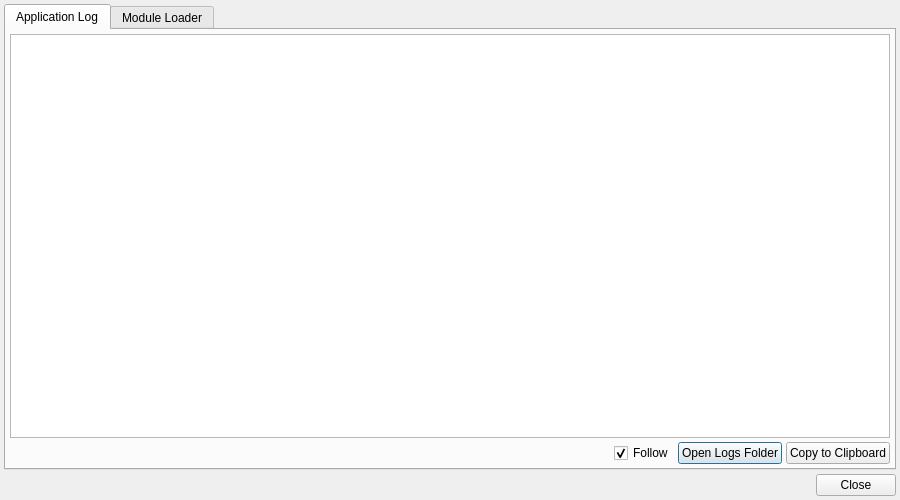
<?xml version="1.0" encoding="UTF-8"?>
<ui version="4.0">
 <class>LogViewDialog</class>
 <widget class="QDialog" name="LogViewDialog">
  <property name="geometry">
   <rect>
    <x>0</x>
    <y>0</y>
    <width>900</width>
    <height>500</height>
   </rect>
  </property>
  <property name="windowTitle">
   <string>Syntalos Logs</string>
  </property>
  <layout class="QVBoxLayout" name="verticalLayout">
   <property name="spacing">
    <number>4</number>
   </property>
   <property name="leftMargin">
    <number>4</number>
   </property>
   <property name="topMargin">
    <number>4</number>
   </property>
   <property name="rightMargin">
    <number>4</number>
   </property>
   <property name="bottomMargin">
    <number>4</number>
   </property>
   <item>
    <widget class="QTabWidget" name="tabWidget">
     <property name="currentIndex">
      <number>0</number>
     </property>
     <widget class="QWidget" name="tabAppLog">
      <attribute name="icon">
       <iconset theme="text-x-log"/>
      </attribute>
      <attribute name="title">
       <string>Application Log</string>
      </attribute>
      <layout class="QVBoxLayout" name="appLogLayout">
       <property name="spacing">
        <number>4</number>
       </property>
       <property name="leftMargin">
        <number>4</number>
       </property>
       <property name="topMargin">
        <number>4</number>
       </property>
       <property name="rightMargin">
        <number>4</number>
       </property>
       <property name="bottomMargin">
        <number>4</number>
       </property>
       <item>
        <widget class="QPlainTextEdit" name="logView">
         <property name="undoRedoEnabled">
          <bool>false</bool>
         </property>
         <property name="lineWrapMode">
          <enum>QPlainTextEdit::LineWrapMode::NoWrap</enum>
         </property>
         <property name="readOnly">
          <bool>true</bool>
         </property>
        </widget>
       </item>
       <item>
        <layout class="QHBoxLayout" name="appLogBottomLayout">
         <item>
          <widget class="QLabel" name="lblFilePath">
           <property name="text">
            <string/>
           </property>
           <property name="textInteractionFlags">
            <set>Qt::TextInteractionFlag::TextSelectableByMouse</set>
           </property>
          </widget>
         </item>
         <item>
          <spacer name="horizontalSpacer">
           <property name="orientation">
            <enum>Qt::Orientation::Horizontal</enum>
           </property>
           <property name="sizeHint" stdset="0">
            <size>
             <width>40</width>
             <height>20</height>
            </size>
           </property>
          </spacer>
         </item>
         <item>
          <widget class="QCheckBox" name="cbFollow">
           <property name="toolTip">
            <string>Automatically scroll to new log messages</string>
           </property>
           <property name="text">
            <string>Follow</string>
           </property>
           <property name="checked">
            <bool>true</bool>
           </property>
          </widget>
         </item>
         <item>
          <widget class="QPushButton" name="btnOpenFolder">
           <property name="toolTip">
            <string>Open the directory containing the current and previous log files</string>
           </property>
           <property name="text">
            <string>Open Logs Folder</string>
           </property>
           <property name="icon">
            <iconset theme="folder-open"/>
           </property>
          </widget>
         </item>
         <item>
          <widget class="QPushButton" name="btnCopy">
           <property name="toolTip">
            <string>Copy the displayed log lines to the clipboard</string>
           </property>
           <property name="text">
            <string>Copy to Clipboard</string>
           </property>
           <property name="icon">
            <iconset theme="edit-copy"/>
           </property>
          </widget>
         </item>
        </layout>
       </item>
      </layout>
     </widget>
     <widget class="QWidget" name="tabModLoader">
      <attribute name="icon">
       <iconset theme="plugins"/>
      </attribute>
      <attribute name="title">
       <string>Module Loader</string>
      </attribute>
      <layout class="QVBoxLayout" name="modLoaderLayout">
       <property name="spacing">
        <number>4</number>
       </property>
       <property name="leftMargin">
        <number>4</number>
       </property>
       <property name="topMargin">
        <number>4</number>
       </property>
       <property name="rightMargin">
        <number>4</number>
       </property>
       <property name="bottomMargin">
        <number>4</number>
       </property>
       <item>
        <widget class="QTextEdit" name="modLoaderView">
         <property name="undoRedoEnabled">
          <bool>false</bool>
         </property>
         <property name="readOnly">
          <bool>true</bool>
         </property>
        </widget>
       </item>
      </layout>
     </widget>
    </widget>
   </item>
   <item>
    <layout class="QHBoxLayout" name="bottomLayout">
     <item>
      <spacer name="bottomSpacer">
       <property name="orientation">
        <enum>Qt::Orientation::Horizontal</enum>
       </property>
       <property name="sizeHint" stdset="0">
        <size>
         <width>40</width>
         <height>20</height>
        </size>
       </property>
      </spacer>
     </item>
     <item>
      <widget class="QPushButton" name="btnClose">
       <property name="text">
        <string>Close</string>
       </property>
       <property name="icon">
        <iconset theme="window-close"/>
       </property>
      </widget>
     </item>
    </layout>
   </item>
  </layout>
 </widget>
 <resources/>
 <connections/>
</ui>
